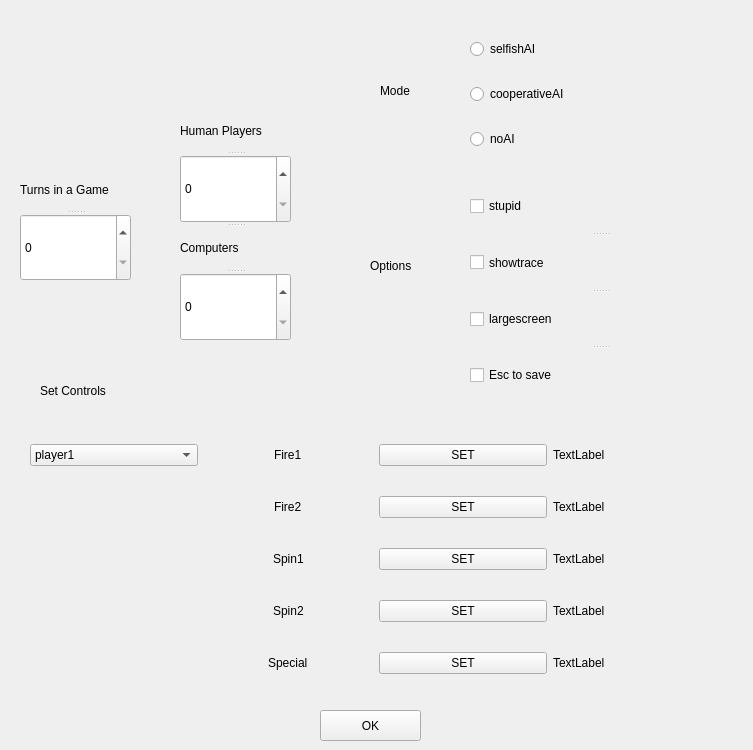
<?xml version="1.0" encoding="UTF-8"?>
<ui version="4.0">
 <class>settingui</class>
 <widget class="QWidget" name="settingui">
  <property name="geometry">
   <rect>
    <x>0</x>
    <y>0</y>
    <width>753</width>
    <height>750</height>
   </rect>
  </property>
  <property name="windowTitle">
   <string>Form</string>
  </property>
  <widget class="QLabel" name="label_13">
   <property name="geometry">
    <rect>
     <x>380</x>
     <y>70</y>
     <width>111</width>
     <height>41</height>
    </rect>
   </property>
   <property name="text">
    <string>Mode</string>
   </property>
  </widget>
  <widget class="QLabel" name="label_14">
   <property name="geometry">
    <rect>
     <x>40</x>
     <y>370</y>
     <width>171</width>
     <height>41</height>
    </rect>
   </property>
   <property name="text">
    <string>Set Controls</string>
   </property>
  </widget>
  <widget class="QWidget" name="layoutWidget">
   <property name="geometry">
    <rect>
     <x>30</x>
     <y>420</y>
     <width>691</width>
     <height>281</height>
    </rect>
   </property>
   <layout class="QGridLayout" name="gridLayout">
    <item row="0" column="0">
     <widget class="QComboBox" name="comboBox">
      <item>
       <property name="text">
        <string>player1</string>
       </property>
      </item>
      <item>
       <property name="text">
        <string>player2</string>
       </property>
      </item>
      <item>
       <property name="text">
        <string>player3</string>
       </property>
      </item>
      <item>
       <property name="text">
        <string>player4</string>
       </property>
      </item>
      <item>
       <property name="text">
        <string>player5</string>
       </property>
      </item>
      <item>
       <property name="text">
        <string>player6</string>
       </property>
      </item>
      <item>
       <property name="text">
        <string>player7</string>
       </property>
      </item>
      <item>
       <property name="text">
        <string>player8</string>
       </property>
      </item>
      <item>
       <property name="text">
        <string>player9</string>
       </property>
      </item>
     </widget>
    </item>
    <item row="0" column="1" alignment="Qt::AlignHCenter">
     <widget class="QLabel" name="label">
      <property name="layoutDirection">
       <enum>Qt::LeftToRight</enum>
      </property>
      <property name="text">
       <string>Fire1</string>
      </property>
     </widget>
    </item>
    <item row="0" column="2">
     <widget class="QPushButton" name="pushButton">
      <property name="text">
       <string>SET</string>
      </property>
     </widget>
    </item>
    <item row="0" column="3">
     <widget class="QLabel" name="label_6">
      <property name="text">
       <string>TextLabel</string>
      </property>
     </widget>
    </item>
    <item row="1" column="1" alignment="Qt::AlignHCenter">
     <widget class="QLabel" name="label_2">
      <property name="text">
       <string>Fire2</string>
      </property>
     </widget>
    </item>
    <item row="1" column="2">
     <widget class="QPushButton" name="pushButton_2">
      <property name="text">
       <string>SET</string>
      </property>
     </widget>
    </item>
    <item row="1" column="3">
     <widget class="QLabel" name="label_7">
      <property name="text">
       <string>TextLabel</string>
      </property>
     </widget>
    </item>
    <item row="2" column="1" alignment="Qt::AlignHCenter">
     <widget class="QLabel" name="label_3">
      <property name="text">
       <string>Spin1</string>
      </property>
     </widget>
    </item>
    <item row="2" column="2">
     <widget class="QPushButton" name="pushButton_3">
      <property name="text">
       <string>SET</string>
      </property>
     </widget>
    </item>
    <item row="2" column="3">
     <widget class="QLabel" name="label_8">
      <property name="text">
       <string>TextLabel</string>
      </property>
     </widget>
    </item>
    <item row="3" column="1" alignment="Qt::AlignHCenter">
     <widget class="QLabel" name="label_4">
      <property name="text">
       <string>Spin2</string>
      </property>
     </widget>
    </item>
    <item row="3" column="2">
     <widget class="QPushButton" name="pushButton_4">
      <property name="text">
       <string>SET</string>
      </property>
     </widget>
    </item>
    <item row="3" column="3">
     <widget class="QLabel" name="label_9">
      <property name="text">
       <string>TextLabel</string>
      </property>
     </widget>
    </item>
    <item row="4" column="1" alignment="Qt::AlignHCenter">
     <widget class="QLabel" name="label_5">
      <property name="text">
       <string>Special</string>
      </property>
     </widget>
    </item>
    <item row="4" column="2">
     <widget class="QPushButton" name="pushButton_5">
      <property name="text">
       <string>SET</string>
      </property>
     </widget>
    </item>
    <item row="4" column="3">
     <widget class="QLabel" name="label_10">
      <property name="text">
       <string>TextLabel</string>
      </property>
     </widget>
    </item>
   </layout>
  </widget>
  <widget class="QWidget" name="layoutWidget">
   <property name="geometry">
    <rect>
     <x>470</x>
     <y>20</y>
     <width>261</width>
     <height>151</height>
    </rect>
   </property>
   <layout class="QGridLayout" name="gridLayout_2">
    <item row="2" column="0">
     <widget class="QRadioButton" name="radioButton_3">
      <property name="text">
       <string>noAI</string>
      </property>
      <attribute name="buttonGroup">
       <string notr="true">buttonGroup</string>
      </attribute>
     </widget>
    </item>
    <item row="1" column="0">
     <widget class="QRadioButton" name="radioButton_2">
      <property name="text">
       <string>cooperativeAI</string>
      </property>
      <attribute name="buttonGroup">
       <string notr="true">buttonGroup</string>
      </attribute>
     </widget>
    </item>
    <item row="0" column="0">
     <widget class="QRadioButton" name="radioButton">
      <property name="text">
       <string>selfishAI</string>
      </property>
      <attribute name="buttonGroup">
       <string notr="true">buttonGroup</string>
      </attribute>
     </widget>
    </item>
   </layout>
  </widget>
  <widget class="QSplitter" name="splitter">
   <property name="geometry">
    <rect>
     <x>180</x>
     <y>110</y>
     <width>111</width>
     <height>231</height>
    </rect>
   </property>
   <property name="orientation">
    <enum>Qt::Vertical</enum>
   </property>
   <widget class="QLabel" name="label_12">
    <property name="text">
     <string>Human Players</string>
    </property>
   </widget>
   <widget class="QSpinBox" name="spinBox_2"/>
   <widget class="QLabel" name="label_15">
    <property name="text">
     <string>Computers</string>
    </property>
   </widget>
   <widget class="QSpinBox" name="spinBox_3"/>
  </widget>
  <widget class="QSplitter" name="splitter_2">
   <property name="geometry">
    <rect>
     <x>20</x>
     <y>170</y>
     <width>111</width>
     <height>111</height>
    </rect>
   </property>
   <property name="orientation">
    <enum>Qt::Vertical</enum>
   </property>
   <widget class="QLabel" name="label_11">
    <property name="text">
     <string>Turns in a Game</string>
    </property>
   </widget>
   <widget class="QSpinBox" name="spinBox"/>
  </widget>
  <widget class="QLabel" name="label_16">
   <property name="geometry">
    <rect>
     <x>370</x>
     <y>240</y>
     <width>101</width>
     <height>51</height>
    </rect>
   </property>
   <property name="text">
    <string>Options</string>
   </property>
  </widget>
  <widget class="QSplitter" name="splitter_3">
   <property name="geometry">
    <rect>
     <x>470</x>
     <y>180</y>
     <width>261</width>
     <height>221</height>
    </rect>
   </property>
   <property name="orientation">
    <enum>Qt::Vertical</enum>
   </property>
   <widget class="QCheckBox" name="checkBox_2">
    <property name="text">
     <string>stupid</string>
    </property>
   </widget>
   <widget class="QCheckBox" name="checkBox_3">
    <property name="text">
     <string>showtrace</string>
    </property>
   </widget>
   <widget class="QCheckBox" name="checkBox">
    <property name="text">
     <string>largescreen</string>
    </property>
   </widget>
   <widget class="QCheckBox" name="checkBox_4">
    <property name="text">
     <string>Esc to save</string>
    </property>
   </widget>
  </widget>
  <widget class="QPushButton" name="pushButton_6">
   <property name="geometry">
    <rect>
     <x>320</x>
     <y>710</y>
     <width>101</width>
     <height>31</height>
    </rect>
   </property>
   <property name="text">
    <string>OK</string>
   </property>
  </widget>
 </widget>
 <resources/>
 <connections/>
 <buttongroups>
  <buttongroup name="buttonGroup"/>
 </buttongroups>
</ui>
